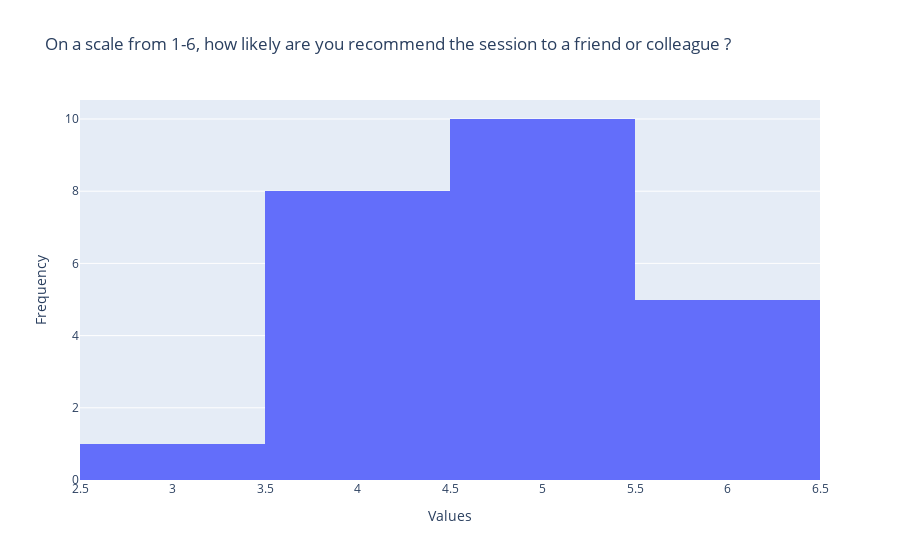

Notebook code for this chart:
### Code cell
# test histogram
numeric_column_1 = "On a scale from 1-6, how likely are you recommend the session to a friend or colleague ?"
create_histogram(df[numeric_column_1], title=numeric_column_1)

### Figure 1 — Plotly figure (JSON) as saved in the notebook; plotly's stock layout.template omitted (floating-point values rounded to 4 significant figures)
{"data": [{"type": "histogram", "x": [5, 4, 4, 5, 4, 4, 5, 5, 5, 4, 4, 4, 6, 5, 6, 5, 5, 6, 5, 4, 6, 6, 3, 5]}], "layout": {"title": {"text": "On a scale from 1-6, how likely are you recommend the session to a friend or colleague ?"}, "xaxis": {"title": {"text": "Values"}}, "yaxis": {"title": {"text": "Frequency"}}}}
